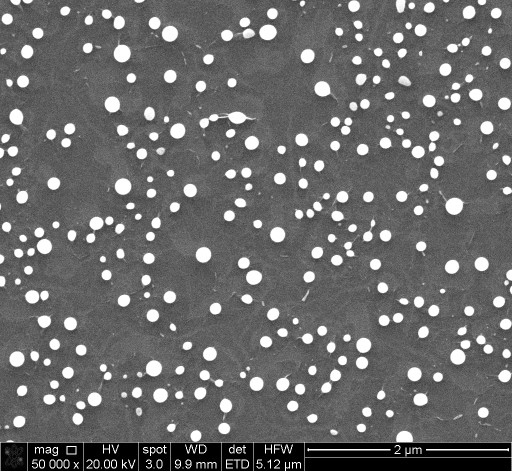
#> input picture examples/15_200mj_100c.tif, 1024 x 943 px (shown at 1/2 size); its folder holds only this picture in this run
$ python -i metrology.py   (imports and definitions only)
#> lines starting #> are read from the running program, lines starting #| are printed output that depends on the picture; after the words box and inside, x2 and y2 are one past the last pixel; in counts of white or black regions, pixels touching at a corner belong together
#> further down, picture is the input picture: shape (943, 1024, 3); min 0, max 255, mean 106.6
# -*- coding: utf-8 -*-
"""
SEM image calibration: OCR-based scale-bar detection and pixel-to-nanometer conversion.

Author: Karishma Begum
Year: 2026
"""

import cv2
import numpy as np
import re
import os
import glob
import pytesseract
from PIL import Image
from pathlib import Path

# Default template directory: <repo_root>/sem_templates
# (this file lives in <repo_root>/scripts/, so parent.parent is the repo root)
DEFAULT_TEMPLATE_DIR = str(Path(__file__).resolve().parent.parent / "sem_templates")

class SEMCalibrator:
    def __init__(self, template_dir=DEFAULT_TEMPLATE_DIR):
        """Initializes the calibrator and loads cached scale-bar text templates."""
        self.templates = {}
        self.template_dir = template_dir

        os.makedirs(self.template_dir, exist_ok=True)  # ensure it exists so we can save later

        all_files = glob.glob(os.path.join(self.template_dir, '*.png'))
        for f_path in all_files:
            filename = os.path.basename(f_path)
            if "temp_label" in filename:
                continue
            name = os.path.splitext(filename)[0]
            self.templates[name] = cv2.imread(f_path, cv2.IMREAD_GRAYSCALE)

    def _run_template_matching(self, gray_panel, w):
        """Matches the scale-bar text crop against cached templates, falling back to OCR on weak matches."""
        search_zone = gray_panel[14:44, int(w * 0.70):int(w * 0.90)]

        if not self.templates:
            return self._run_ocr_fallback(gray_panel, w, search_zone)

        # Estimate text width in the search zone (bright pixel span) to reject
        # templates whose text width doesn't match
        sz_bright_cols = np.where(np.max(search_zone, axis=0) > 140)[0]
        sz_text_width = (sz_bright_cols[-1] - sz_bright_cols[0] + 1) if len(sz_bright_cols) > 0 else search_zone.shape[1]

        best_score = -1
        second_best_score = -1
        detected_string = "Unknown"

        for name, tpl_img in self.templates.items():
            if tpl_img is None:
                continue

            th, tw = tpl_img.shape[:2]
            sh, sw = search_zone.shape[:2]

            # Skip templates whose text width differs too much from the observed width
            tpl_bright_cols = np.where(np.max(tpl_img, axis=0) > 140)[0]
            tpl_text_width = (tpl_bright_cols[-1] - tpl_bright_cols[0] + 1) if len(tpl_bright_cols) > 0 else tw
            width_ratio = tpl_text_width / max(sz_text_width, 1)
            if width_ratio < 0.6 or width_ratio > 1.6:
                continue

            # Resize template to fit the search zone without distorting aspect ratio
            if th > sh or tw > sw:
                scale = min(sh / th, sw / tw) * 0.95
                tpl_resized = cv2.resize(tpl_img, (max(1, int(tw * scale)), max(1, int(th * scale))))
            else:
                tpl_resized = tpl_img

            if tpl_resized.shape[0] > search_zone.shape[0] or tpl_resized.shape[1] > search_zone.shape[1]:
                continue

            res = cv2.matchTemplate(search_zone, tpl_resized, cv2.TM_CCOEFF_NORMED)
            _, max_val, _, _ = cv2.minMaxLoc(res)

            if max_val > best_score:
                second_best_score = best_score
                best_score = max_val
                detected_string = name
            elif max_val > second_best_score:
                second_best_score = max_val

        # Require both a high absolute score and a clear margin over the runner-up
        margin = best_score - max(second_best_score, 0)
        if best_score >= 0.82 and margin >= 0.05:
            numbers = re.findall(r'\d+\.?\d*', detected_string)
            value = float(numbers[0]) if numbers else 1.0
            unit_match = re.search(r'(nm|um|mm)', detected_string.lower())
            unit = unit_match.group() if unit_match else 'um'
            return value, unit

        return self._run_ocr_fallback(gray_panel, w, search_zone)

    def _run_ocr_fallback(self, gray_panel, w, search_zone=None):
        """Runs OCR on the scale-bar text crop and caches the result as a new template."""
        text_zone = gray_panel[14:44, int(w * 0.70):int(w * 0.90)]
        th, tw = text_zone.shape[:2]

        upscaled = cv2.resize(text_zone, (tw * 6, th * 6), interpolation=cv2.INTER_LANCZOS4)
        _, thresh = cv2.threshold(upscaled, 0, 255, cv2.THRESH_BINARY + cv2.THRESH_OTSU)
        processed_text_zone = cv2.bitwise_not(thresh)

        config_options = ['--psm 6 --oem 3', '--psm 7 --oem 3']
        parsed_value, parsed_unit = 1.0, 'um'
        recognized = False

        for cfg in config_options:
            raw_ocr_text = pytesseract.image_to_string(processed_text_zone, config=cfg)
            cleaned_text = raw_ocr_text.strip().lower().replace('μ', 'um').replace('µ', 'um').replace('nn', 'nm').replace('mn', 'mm')

            numbers = re.findall(r'\d+\.?\d*', cleaned_text)
            unit_match = re.search(r'(nm|um|mm)', cleaned_text)

            if numbers:
                parsed_value = float(numbers[0])
                if unit_match:
                    parsed_unit = unit_match.group()
                recognized = True
                break

        if recognized and text_zone is not None:
            self._save_new_template(text_zone, parsed_value, parsed_unit)

        return parsed_value, parsed_unit

    # [42 lines left out: function _save_new_template, not called in this run]

    def get_calibration(self, img_rgb, fallback_ratio=1.0):
        """Detects the scale bar in the image's info panel and computes the nm-per-pixel ratio."""
#> called with fallback_ratio = 1
        h, w = img_rgb.shape[:2]
#> h = 943; w = 1024
        arr = img_rgb

        # ── STEP 1: Detect the black info box ────────────────────────────────────
        row_avgs = [float(np.mean(arr[y])) for y in range(h)]
#> row_avgs = 943 values, max 255 at index 884, min 2.24 at index 885, mean 106.6
        bottom_border = None
        for y in range(h - 1, 0, -1):
            if row_avgs[y] > 180:
                bottom_border = y
                break
        if bottom_border is None: return fallback_ratio, "nm", arr[int(h * 0.92):h, :].copy()

        top_border = None
        in_dark = False
        for y in range(bottom_border - 1, 0, -1):
            if row_avgs[y] < 20: in_dark = True
            elif in_dark and row_avgs[y] > 150:
                top_border = y
                break
        if top_border is None: return fallback_ratio, "nm", arr[int(h * 0.92):h, :].copy()

        box_y_start, box_y_end = top_border + 1, bottom_border - 1
#> box_y_start = 885; box_y_end = 941
        box_h = box_y_end - box_y_start + 1
#> box_h = 57

        # ── STEP 2: Find the scale bar panel boundary ──────────────────────────────
        box_interior = arr[box_y_start:box_y_end + 1, :]
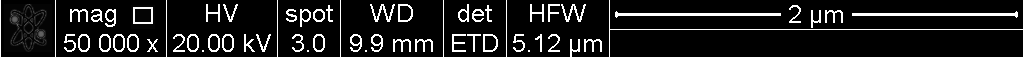
#> box_interior: shape (57, 1024, 3); min 0, max 255, mean 27
        gray_box = np.mean(box_interior, axis=2)
        col_counts = np.sum(gray_box > 150, axis=0)
#> col_counts = 1024 values, max 57 at index 0, min 0 at index 1, mean 5.88
        full_h_cols = np.where(col_counts >= box_h * 0.85)[0]
#> full_h_cols = [0, 55, 166, 277, 340, 443, 506, 609, 1023]
        x_split = int(full_h_cols[full_h_cols < int(w * 0.75)][-1]) + 1 if len(full_h_cols) > 0 else int(w * 0.50)
#> x_split = 610

        # ── STEP 3: Find the scale bar row ────────────────────────────────────────
        best_max_cl, scale_row = 0, None
        for y in range(box_y_start, box_y_end + 1):
            row = np.mean(arr[y, x_split:], axis=1)
            bright = np.where(row > 150)[0]
            if len(bright) < 3 or len(bright) > (w - x_split) * 0.85: continue
            cl = []
            s = p = int(bright[0])
            for c in bright[1:]:
                if int(c) - p > 5:
                    cl.append(p - s + 1)
                    s = int(c)
                p = int(c)
            cl.append(p - s + 1)
            if max(cl) > best_max_cl:
                best_max_cl, scale_row = max(cl), y
#> this loop made 57 passes
#> (bright, best_max_cl) on passes 6 to 8: ([182, 183, 184, 185, 186, 187, 413], 6), ([181, 182, 183, 184, 185, 186, 187, 188, 413], 8), ([180, 181, 182, 187, 188, 189, 413], 10)
#> best_max_cl on passes 11 to 14: 22, 23, 24, 166
#> after the loop, best_max_cl = 166; scale_row = 898

        if scale_row is None: return fallback_ratio, "nm", arr[top_border:h, :].copy()

        # ── STEP 4: Smart Endpoint Logic ──────────────────────────────────────────
        row_full = np.mean(arr[scale_row], axis=1)
#> row_full = 1024 values, max 255 at index 0, min 0 at index 1, mean 114.6
        panel_bright = np.where(row_full > 140)[0]
#> panel_bright = 456 values from 0 to 1023
        panel_bright = panel_bright[panel_bright >= x_split]
#> panel_bright = 346 values from 615 to 1023
        if len(panel_bright) == 0: return fallback_ratio, "nm", arr[top_border:h, :].copy()

        clusters = []
        s = p = int(panel_bright[0])
#> s = 615; p = 615
        for c in panel_bright[1:]:
            if int(c) - p > 20:
                clusters.append((s, p))
                s = int(c)
            p = int(c)
#> after the loop, clusters = []
        clusters.append((s, p))
        main_cluster = max(clusters, key=lambda x: x[1] - x[0])
#> main_cluster = (615, 1023)
        abs_x_start, abs_x_end = int(main_cluster[0]), int(main_cluster[1]) - 3
#> abs_x_start = 615; abs_x_end = 1020
        pixel_length = abs_x_end - abs_x_start + 1
#> pixel_length = 406

        # ── STEP 5: Template Matching Logic ─────────────────────────────────────
        panel_crop = arr[int(h * 0.92):h, :]
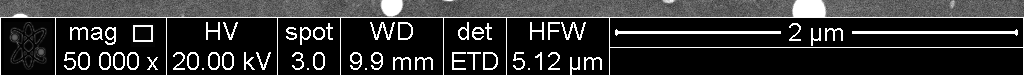
#> panel_crop: shape (76, 1024, 3); min 0, max 255, mean 50.1
        gray_panel = cv2.cvtColor(panel_crop, cv2.COLOR_RGB2GRAY)

        best_val, best_unit = self._run_template_matching(gray_panel, w)
#> in _run_template_matching, `search_zone = gray_panel[14:44, int(w * 0.70):int(w * 0.90)]`:
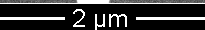
#> search_zone: shape (30, 205); min 0, max 255, mean 47.5
#> in _run_ocr_fallback, `upscaled = cv2.resize(text_zone, (tw * 6, th * 6), interpolation=cv2.I..`:
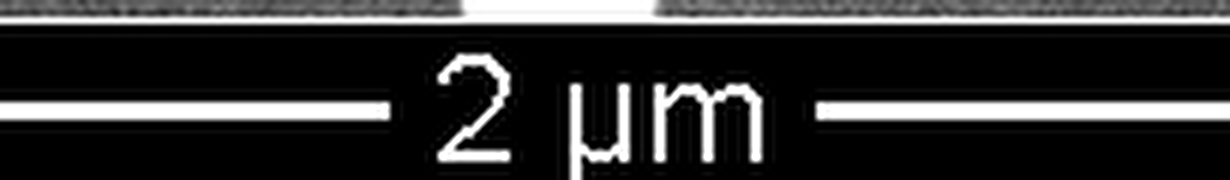
#> upscaled: shape (180, 1230); min 0, max 255, mean 48.7
#> in _run_ocr_fallback, `_, thresh = cv2.threshold(upscaled, 0, 255, cv2.THRESH_BINARY + cv2.TH..`:
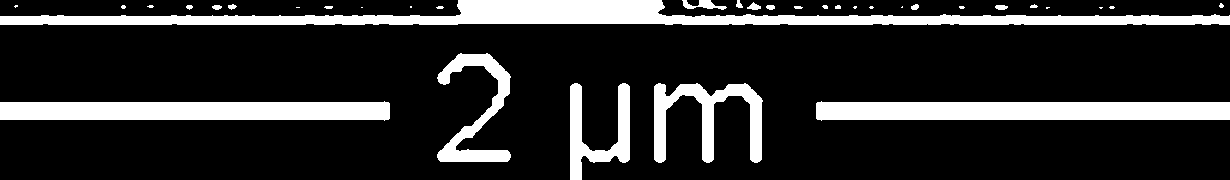
#> thresh: shape (180, 1230); 17.4% white; 35 white regions (16 under 20 px), largest, box (x1, y1, x2, y2) and area: (0, 0, 1230, 25) 14294, (816, 101, 1230, 121) 7452, (0, 101, 390, 121) 7020

        # ── MATH & NORMALIZATION UNIT ─────────────────────────────────────────────
        val_in_nm = best_val * 1000 if best_unit == 'um' else (best_val * 1000000 if best_unit == 'mm' else best_val)
        final_ratio = val_in_nm / pixel_length

        # ── STEP 6: Annotation Rendering ──────────────────────────────────────────
        roi_shift_y = max(0, top_border - 20)
        label_roi = arr[roi_shift_y:h, :].copy()
        local_y = scale_row - roi_shift_y

        cv2.line(label_roi, (abs_x_start, local_y), (abs_x_end - 1, local_y), (255, 0, 0), 1)
        cv2.circle(label_roi, (abs_x_start, local_y), 3, (255, 0, 0), -1)
        cv2.circle(label_roi, (abs_x_end, local_y), 3, (255, 0, 0), -1)

        label_text = f"{pixel_length}px | {best_val}{best_unit} | {best_val/pixel_length:.4f}{best_unit}/px"
        text_size = cv2.getTextSize(label_text, cv2.FONT_HERSHEY_SIMPLEX, 0.45, 1)[0]
        cv2.rectangle(label_roi, (abs_x_start - 3, local_y - 14 - text_size[1] - 3), (abs_x_start + text_size[0] + 3, local_y - 14 + 3), (0, 0, 0), -1)
        cv2.putText(label_roi, label_text, (abs_x_start, local_y - 14), cv2.FONT_HERSHEY_SIMPLEX, 0.45, (255, 0, 0), 1, cv2.LINE_AA)

        return final_ratio, "nm", label_roi

>>> import cv2
>>> picture = cv2.cvtColor(cv2.imread('../examples/15_200mj_100c.tif'), cv2.COLOR_BGR2RGB)
#> (the run stopped early here; a loop or call above may not have finished)

$ run again, on examples/16_200mj_100c.tif
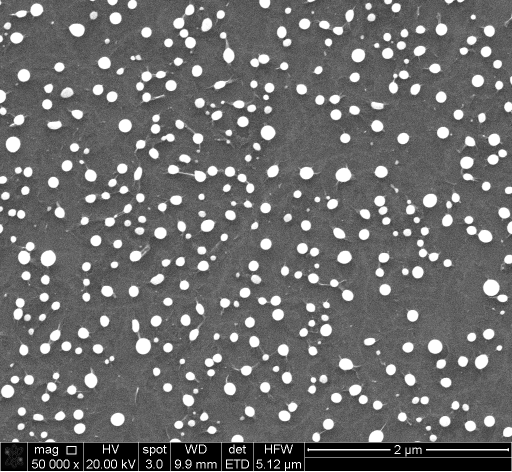
#> input picture examples/16_200mj_100c.tif, 1024 x 943 px (shown at 1/2 size)
#> picture is the input picture: shape (943, 1024, 3); min 0, max 255, mean 108.4
#> row_avgs = 943 values, max 255 at index 884, min 2.24 at index 885, mean 108.4
#> col_counts = 1024 values, max 57 at index 0, min 0 at index 1, mean 5.88
#> full_h_cols = [0, 55, 166, 277, 340, 443, 506, 609, 1023]
#> x_split = 610
#> the loop in get_calibration, `for y in range(box_y_start, box_y_end + 1):` made 57 passes
#> (bright, best_max_cl) on passes 6 to 8: ([182, 183, 184, 185, 186, 187, 413], 6), ([181, 182, 183, 184, 185, 186, 187, 188, 413], 8), ([180, 181, 182, 187, 188, 189, 413], 10)
#> after the loop in get_calibration, `for y in range(box_y_start, box_y_end + 1):`: best_max_cl = 166; scale_row = 898
#> row_full = 1024 values, max 255 at index 0, min 0 at index 1, mean 114.6
#> in get_calibration, `panel_bright = np.where(row_full > 140)[0]`: panel_bright = 456 values from 0 to 1023
#> in get_calibration, `panel_bright = panel_bright[panel_bright >= x_split]`: panel_bright = 346 values from 615 to 1023
#> in get_calibration, `s = p = int(panel_bright[0])`: s = 615
#> after the loop in get_calibration, `for c in panel_bright[1:]:`: clusters = []
#> main_cluster = (615, 1023)
#> abs_x_start = 615; abs_x_end = 1020
#> pixel_length = 406
#> in get_calibration, `panel_crop = arr[int(h * 0.92):h, :]`:
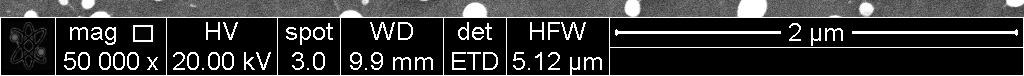
#> panel_crop: shape (76, 1024, 3); min 0, max 255, mean 51.8
#> in _run_ocr_fallback, `_, thresh = cv2.threshold(upscaled, 0, 255, cv2.THRESH_BINARY + cv2.TH..`:
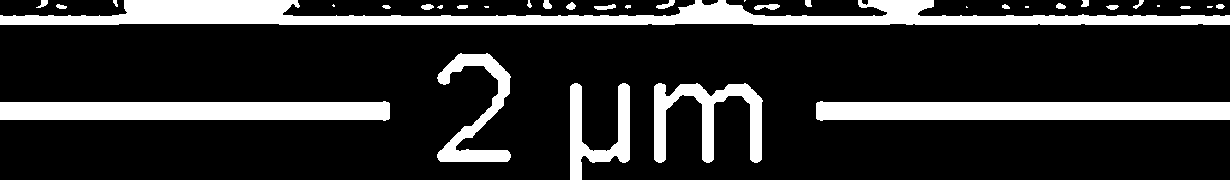
#> thresh: shape (180, 1230); 18% white; 35 white regions (9 under 20 px), largest, box (x1, y1, x2, y2) and area: (0, 0, 1230, 25) 15497, (816, 101, 1230, 121) 7456, (0, 101, 390, 121) 7024

$ run again, on examples/1_200mj_200c.tif
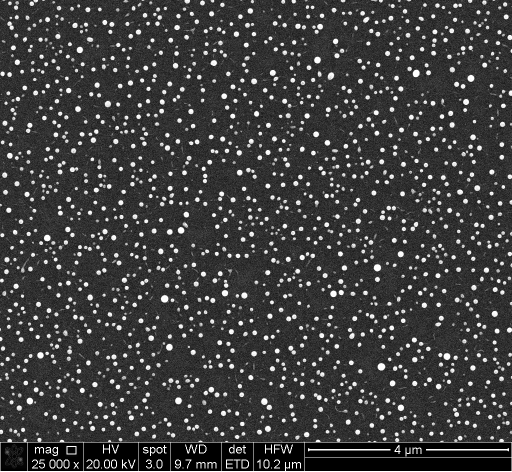
#> input picture examples/1_200mj_200c.tif, 1024 x 943 px (shown at 1/2 size)
#> picture is the input picture: shape (943, 1024, 3); min 0, max 255, mean 62.4
#> row_avgs = 943 values, max 255 at index 884, min 2.24 at index 885, mean 62.4
#> col_counts = 1024 values, max 57 at index 0, min 0 at index 1, mean 5.83
#> full_h_cols = [0, 55, 166, 277, 340, 443, 506, 609, 1023]
#> x_split = 610
#> the loop in get_calibration, `for y in range(box_y_start, box_y_end + 1):` made 57 passes
#> (bright, best_max_cl) on passes 6, 7, 8, 10: ([187, 188, 413], 2), ([186, 187, 188, 413], 3), ([185, 186, 187, 188, 413], 4), ([184, 185, 187, 188, 413], 5)
#> after the loop in get_calibration, `for y in range(box_y_start, box_y_end + 1):`: best_max_cl = 166; scale_row = 898
#> row_full = 1024 values, max 255 at index 0, min 0 at index 1, mean 115.1
#> in get_calibration, `panel_bright = np.where(row_full > 140)[0]`: panel_bright = 458 values from 0 to 1023
#> in get_calibration, `panel_bright = panel_bright[panel_bright >= x_split]`: panel_bright = 348 values from 616 to 1023
#> in get_calibration, `s = p = int(panel_bright[0])`: s = 616
#> after the loop in get_calibration, `for c in panel_bright[1:]:`: clusters = []
#> main_cluster = (616, 1023)
#> abs_x_start = 616; abs_x_end = 1020
#> pixel_length = 405
#> in get_calibration, `panel_crop = arr[int(h * 0.92):h, :]`:
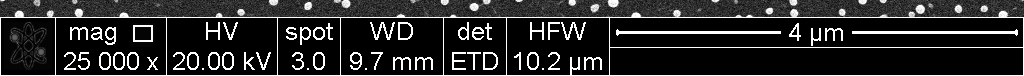
#> panel_crop: shape (76, 1024, 3); min 0, max 255, mean 40.6
#> in _run_ocr_fallback, `_, thresh = cv2.threshold(upscaled, 0, 255, cv2.THRESH_BINARY + cv2.TH..`:
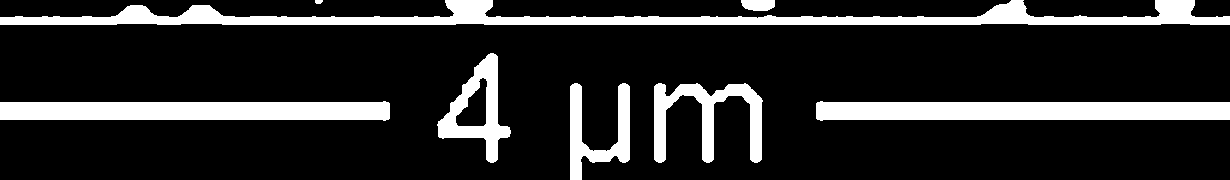
#> thresh: shape (180, 1230); 16.4% white; 8 white regions, largest, box (x1, y1, x2, y2) and area: (0, 0, 1230, 25) 12535, (816, 101, 1230, 121) 7456, (0, 101, 390, 121) 7024

$ run again, on examples/27_200mj_200c.tif
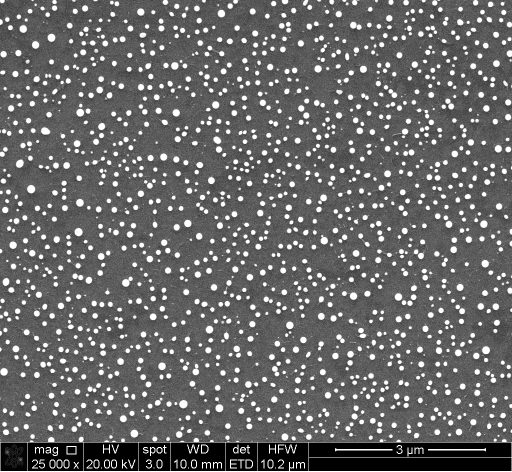
#> input picture examples/27_200mj_200c.tif, 1024 x 943 px (shown at 1/2 size)
#> picture is the input picture: shape (943, 1024, 3); min 0, max 255, mean 103.8
#> row_avgs = 943 values, max 255 at index 884, min 2.24 at index 885, mean 103.8
#> col_counts = 1024 values, max 57 at index 0, min 0 at index 1, mean 5.6
#> full_h_cols = [0, 55, 166, 277, 340, 451, 514, 617, 1023]
#> x_split = 618
#> the loop in get_calibration, `for y in range(box_y_start, box_y_end + 1):` made 57 passes
#> (bright, best_max_cl) on passes 6 to 8: ([178, 179, 180, 181, 182, 405], 5), ([177, 178, 179, 180, 181, 182, 183, 184, 405], 8), ([176, 177, 178, 183, 184, 185, 405], 10)
#> after the loop in get_calibration, `for y in range(box_y_start, box_y_end + 1):`: best_max_cl = 116; scale_row = 898
#> row_full = 1024 values, max 255 at index 0, min 0 at index 1, mean 90.47
#> in get_calibration, `panel_bright = np.where(row_full > 140)[0]`: panel_bright = 359 values from 0 to 1023
#> in get_calibration, `panel_bright = panel_bright[panel_bright >= x_split]`: panel_bright = 249 values from 670 to 1023
#> in get_calibration, `s = p = int(panel_bright[0])`: s = 670
#> the loop in get_calibration, `for c in panel_bright[1:]:` made 248 passes
#> s on pass 248: 1023
#> after the loop in get_calibration, `for c in panel_bright[1:]:`: clusters = [(670, 971)]
#> main_cluster = (670, 971)
#> abs_x_start = 670; abs_x_end = 968
#> pixel_length = 299
#> in get_calibration, `panel_crop = arr[int(h * 0.92):h, :]`:
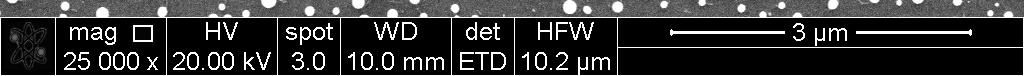
#> panel_crop: shape (76, 1024, 3); min 0, max 255, mean 50.4
#> in _run_ocr_fallback, `_, thresh = cv2.threshold(upscaled, 0, 255, cv2.THRESH_BINARY + cv2.TH..`:
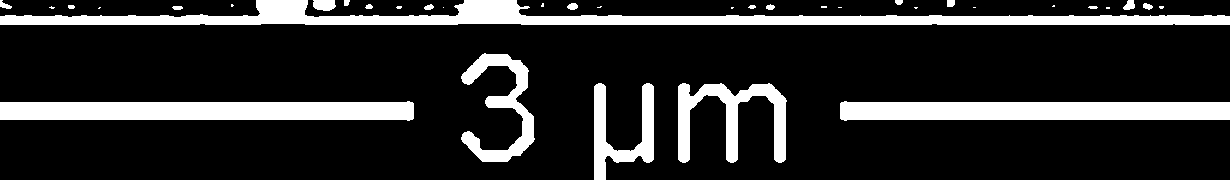
#> thresh: shape (180, 1230); 16.9% white; 36 white regions (15 under 20 px), largest, box (x1, y1, x2, y2) and area: (0, 0, 1230, 25) 13008, (0, 101, 414, 121) 7456, (840, 101, 1230, 121) 7024
